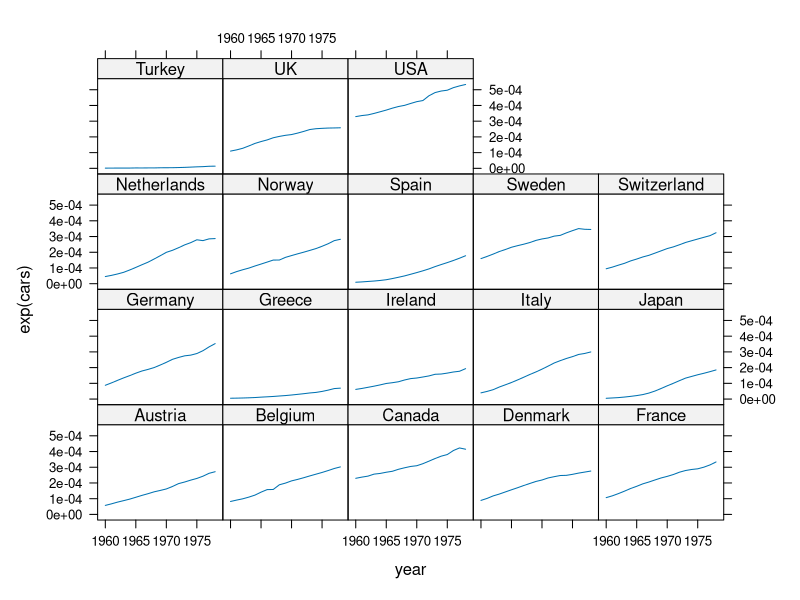
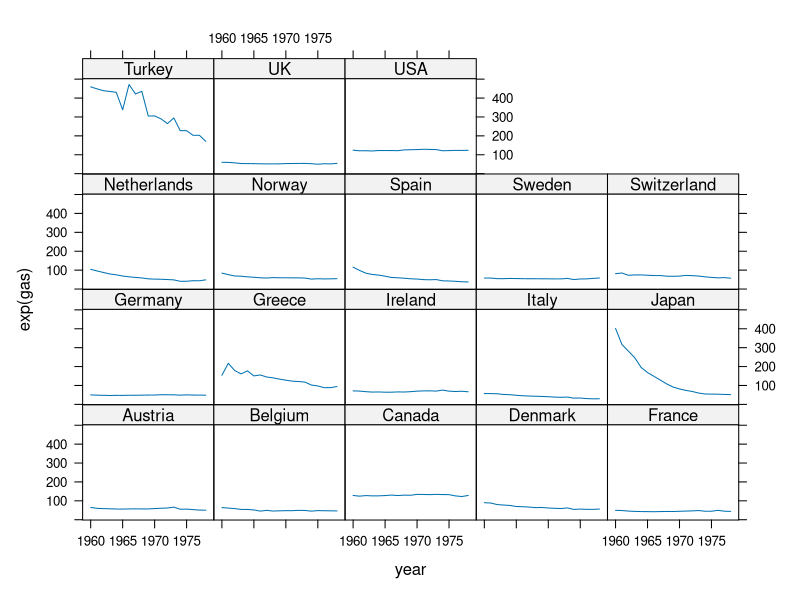

Recreate these plots in R, in order.
library(AER)


### Name: OECDGas
### Title: Gasoline Consumption Data
### Aliases: OECDGas
### Keywords: datasets

### ** Examples

data("OECDGas")

library("lattice")
xyplot(exp(cars) ~ year | country, data = OECDGas, type = "l")
xyplot(exp(gas) ~ year | country, data = OECDGas, type = "l")
